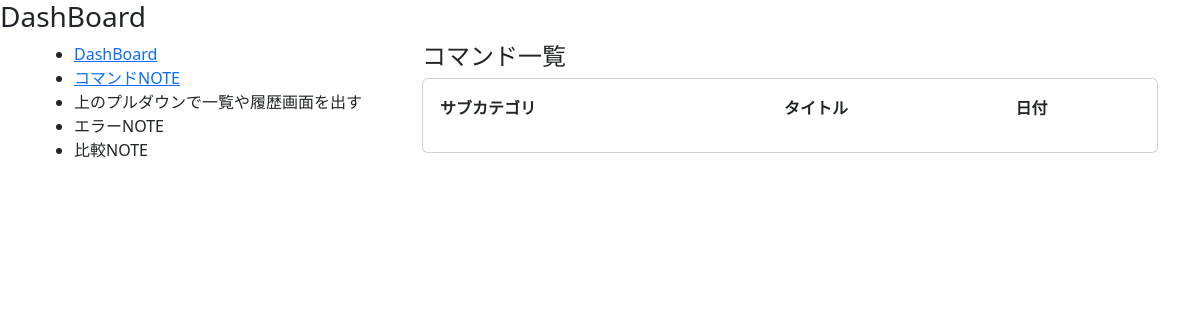
Before: /index/ with the older database file.
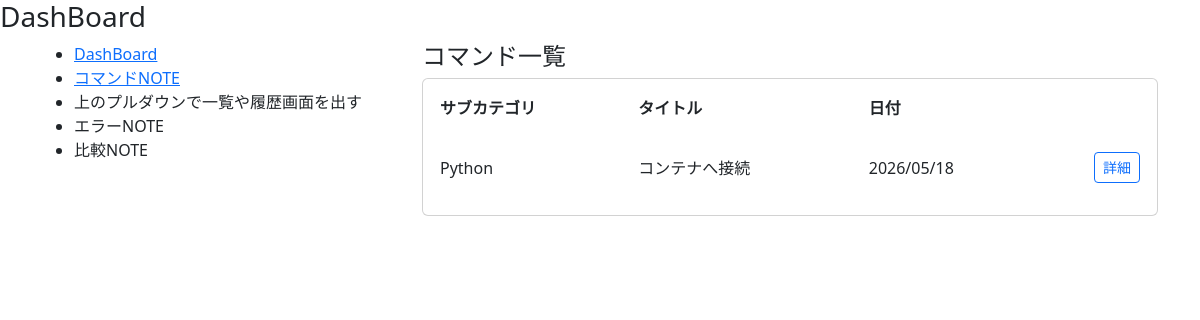
After: the same page with the newer database file.
### notebook/models.py (models this page shows)
class Note(models.Model):
  category = models.ForeignKey(SubCategory, on_delete=models.CASCADE)
  title = models.CharField(max_length=30)
  command = models.TextField()
  description =  models.TextField()
  created_at = models.DateTimeField(auto_now_add=True)
  updated_at = models.DateTimeField(auto_now=True)

class SubCategory(models.Model):
  category = models.ForeignKey(Category, on_delete=models.CASCADE)
  name = models.CharField(max_length=10)
  def __str__(self):
    return self.name

### notebook/views.py (the view)
# urls.py: path('index/', views.index, name='index'),
def index(request):
  notes = Note.objects.all()
  return render(request, 'notebook/index.html',{'notes': notes})

### notebook/templates/notebook/index.html
{% extends 'notebook/base.html' %}
{% block content %}
  <h3>DashBoard</h3>
  <div class="container">
    <div class="row">
      <div class="'col-12">
        <div class="row">
          <div class="'col-12 col-md-4">
            <ul>
              <li><a href="{% url 'dashboard' %}">DashBoard</a></li>
              <li><a href="{% url 'index' %}">コマンドNOTE</a></li>
              <li>上のプルダウンで一覧や履歴画面を出す</li>
              <li>エラーNOTE</li>
              <li>比較NOTE</li>
            </ul>
          </div>
          <div class="'col-12 col-md-8">
            <h4>コマンド一覧</h4>
            <div class="card p-3 mb-3">
              <table>
                <thead>
                  <tr class="align-middle">
                    <th class="pb-3">サブカテゴリ</th>
                    <th class="pb-3">タイトル</th>
                    <th class="pb-3">日付</th>
                    <th class="pb-3"></th>
                  </tr>
                </thead>
                <tbody>
                  {% for note in notes %}
                    <tr class="align-middle">
                      <td class="pt-3 pb-3">{{ note.category }}</td>
                      <td class="pt-3 pb-3">{{ note.title }}</td>
                      <td class="pt-3 pb-3">{{ note.created_at|date:"Y/m/d" }}</td>
                      <td class="text-end pt-3 pb-3"><a href="{% url 'show' id=note.id %}" class="btn btn-sm btn-outline-primary">詳細 </a></td>
                    </tr>
                  {% endfor %}
                </tbody>
              </table>
            </div>
          </div>
        </div>
      </div>
    </div>
  </div>
{% endblock %}

Changed rows visible on the page:
added Note: category "Python", title "コンテナへ接続", created_at "2026/05/18"
